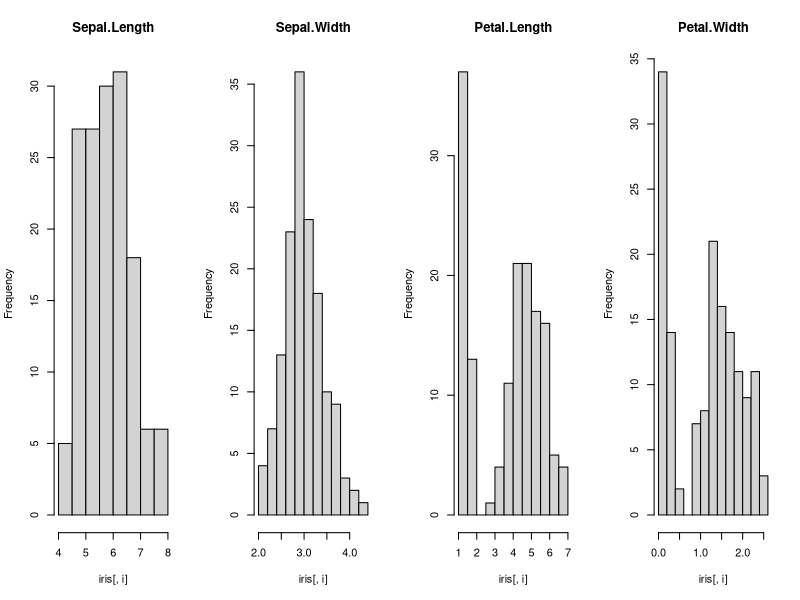
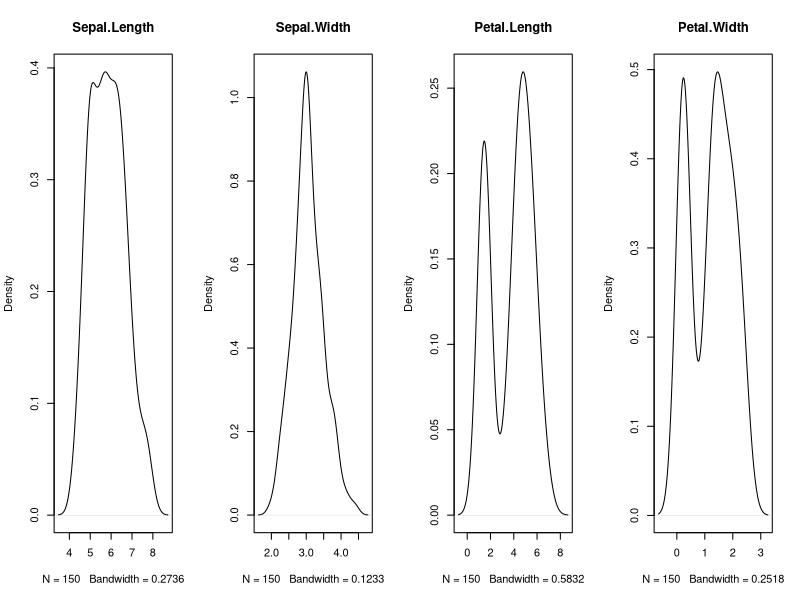
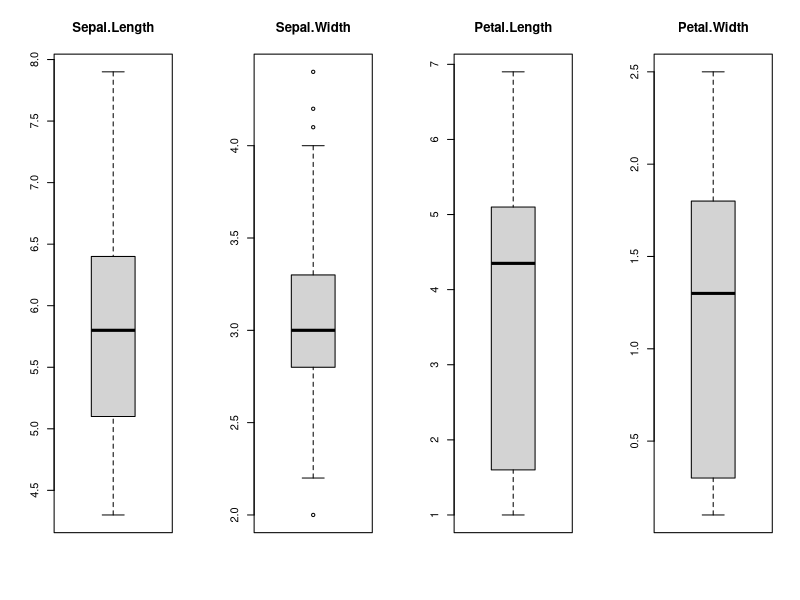
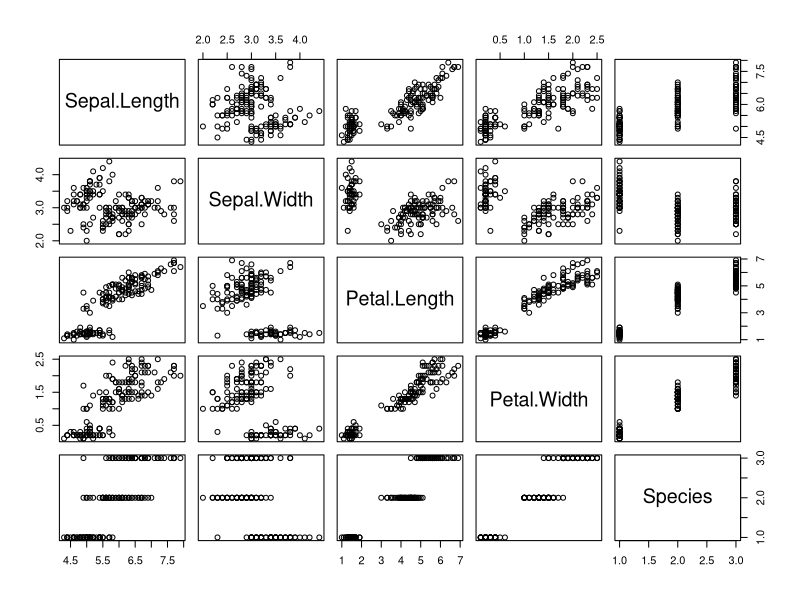
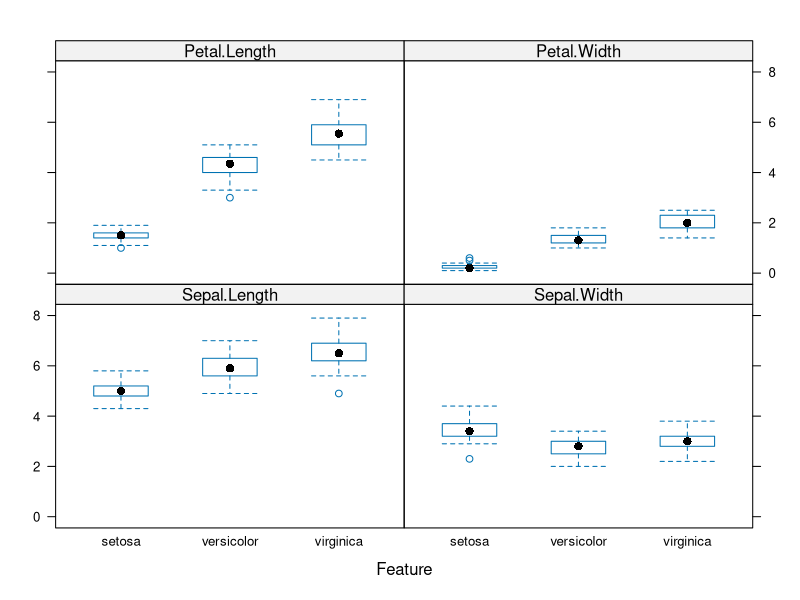

Write R code to recreate these figures, in order.
#histograms 
# load libraries 
library(mlbench) 
library(caret) 
set.seed(12345) 
data(iris) 
# create histograms for each attribute 
par(mfrow=c(1,4)) 
for(i in 1:4) { 
  hist(iris[,i], main=names(iris)[i]) 
}
#desity plots 
library(lattice) 
# load dataset 
data(iris) 
# create a panel of simpler density plots by attribute 
par(mfrow=c(1,4)) 
for(i in 1:4) { 
  plot(density(iris[,i]), main=names(iris)[i]) 
}
#box plot 
data(iris) 
# Create separate boxplots for each attribute 
par(mfrow=c(1,4)) 
for(i in 1:4) { 
  boxplot(iris[,i], main=names(iris)[i]) 
}
#scatter plot 
# load the data 
data(iris) 
# pair-wise scatterplots of all 4 attributes 
pairs(iris) 
#box plot by class value. 
# load the caret library 
library(caret) 
# load the iris dataset 
data(iris) 
# box and whisker plots for each attribute by class value 
x <- iris[,1:4] 
y <- iris[,5] 
featurePlot(x=x, y=y, plot="box") 
#scale 
#transform calculates the standard deviation for an attribute and divides each value by that standard deviation. 
# load libraries 
library(caret) 
# load the dataset 
data(iris) 
# summarize data 
summary(iris[,1:4]) 
# calculate the pre-process parameters from the dataset 
preprocessParams <- preProcess(iris[,1:4], method=c("scale")) 
# summarize transform parameters 
print(preprocessParams) 
# transform the dataset using the parameters 
transformed <- predict(preprocessParams, iris[,1:4]) 
# summarize the transformed dataset 
summary(transformed) 
#Center 
#The center transform calculates the mean for an attribute and subtracts it from each value. 
library(caret) 
# load the dataset 
data(iris) 
# summarize data 
summary(iris[,1:4]) 
# calculate the pre-process parameters from the dataset 
preprocessParams <- preProcess(iris[,1:4], method=c("center")) 
# summarize transform parameters 
print(preprocessParams) 
# transform the dataset using the parameters 
transformed <- predict(preprocessParams, iris[,1:4]) 
# summarize the transformed dataset 
summary(transformed) 
#Normalize 
#Data values can be scaled into the range of [0, 1] which is called normalization. 
library(caret) 
# load the dataset 
data(iris) 
# summarize data 
summary(iris[,1:4]) 
# calculate the pre-process parameters from the dataset 
preprocessParams <- preProcess(iris[,1:4], method=c("range")) 
# summarize transform parameters 
print(preprocessParams) 
# transform the dataset using the parameters 
transformed <- predict(preprocessParams, iris[,1:4]) 
# summarize the transformed dataset 
summary(transformed) 
rm(list=ls()) 
#Principal Component Analysis 
#Transform the data to the principal components. 

#The transform keeps components above the variance threshold (default=0.95) or the number of components can be specified (pcaComp). 
library(mlbench) 
# load the dataset 
data(iris) 
# summarize dataset 
summary(iris) 
# calculate the pre-process parameters from the dataset 
preprocessParams <- preProcess(iris, method=c("center", "scale", "pca")) 
# summarize transform parameters 
print(preprocessParams) 
# transform the dataset using the parameters 
transformed <- predict(preprocessParams, iris) 
# summarize the transformed dataset 
summary(transformed) 
#Descriptive Statistics for PimaIndiansDiabetes.csv 
library(mlbench) 
# load the dataset 
data(iris) 
# display first 20 rows of data 
head(iris, n=20) 
#Dimensions of the Data 
# display the dimensions of the dataset 
dim(iris) 
#Data Types 
# list types for each attribute 
sapply(iris, class) 
#Class Distribution 
# distribution of class variable 
y <- iris$Species 
cbind(freq=table(y), percentage=prop.table(table(y))*100) 
#Data Summary 
summary(iris) 
#Standard Deviations 
# calculate standard deviation for all attributes 
sapply(iris[,1:4], sd) 
#Correlations 
library(mlbench) 
# load the dataset 
data(iris) 
# calculate a correlation matrix for numeric variables 
correlations <- cor(iris[,1:4]) 
# display the correlation matrix 
print(correlations)

